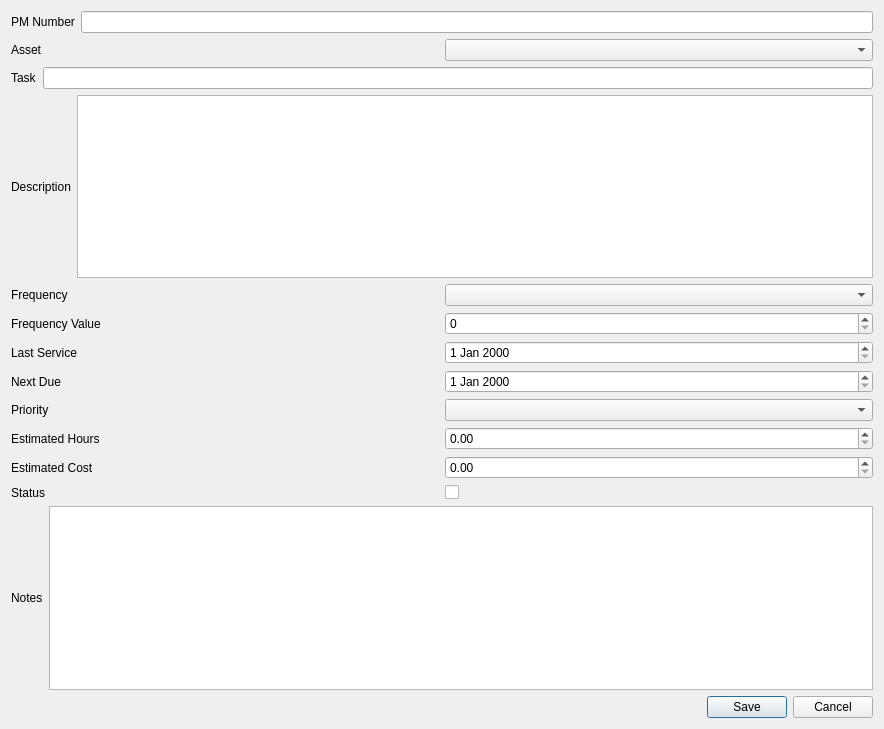
<?xml version="1.0" encoding="UTF-8"?>
<ui version="4.0">
 <class>AddPMDialog</class>
 <widget class="QDialog" name="AddPMDialog">
  <property name="geometry">
   <rect>
    <x>0</x>
    <y>0</y>
    <width>884</width>
    <height>729</height>
   </rect>
  </property>
  <property name="windowTitle">
   <string>Preventive Maintenance</string>
  </property>
  <layout class="QVBoxLayout" name="verticalLayout">
   <item>
    <layout class="QHBoxLayout" name="horizontalLayout">
     <item>
      <widget class="QLabel" name="lblPMNumber">
       <property name="text">
        <string>PM Number</string>
       </property>
      </widget>
     </item>
     <item>
      <widget class="QLineEdit" name="txtPMNumber">
       <property name="readOnly">
        <bool>true</bool>
       </property>
      </widget>
     </item>
    </layout>
   </item>
   <item>
    <layout class="QHBoxLayout" name="horizontalLayout_2">
     <item>
      <widget class="QLabel" name="lblAsset">
       <property name="text">
        <string>Asset</string>
       </property>
      </widget>
     </item>
     <item>
      <widget class="QComboBox" name="cmbAsset"/>
     </item>
    </layout>
   </item>
   <item>
    <layout class="QHBoxLayout" name="horizontalLayout_3">
     <item>
      <widget class="QLabel" name="lblTask">
       <property name="text">
        <string>Task</string>
       </property>
      </widget>
     </item>
     <item>
      <widget class="QLineEdit" name="txtTask"/>
     </item>
    </layout>
   </item>
   <item>
    <layout class="QHBoxLayout" name="horizontalLayout_4">
     <item>
      <widget class="QLabel" name="lblDescription">
       <property name="text">
        <string>Description</string>
       </property>
      </widget>
     </item>
     <item>
      <widget class="QTextEdit" name="teDescription"/>
     </item>
    </layout>
   </item>
   <item>
    <layout class="QHBoxLayout" name="horizontalLayout_5">
     <item>
      <widget class="QLabel" name="lblFrequency">
       <property name="text">
        <string>Frequency</string>
       </property>
      </widget>
     </item>
     <item>
      <widget class="QComboBox" name="cmbFrequency"/>
     </item>
    </layout>
   </item>
   <item>
    <layout class="QHBoxLayout" name="horizontalLayout_6">
     <item>
      <widget class="QLabel" name="lblFrequencyValue">
       <property name="text">
        <string>Frequency Value</string>
       </property>
      </widget>
     </item>
     <item>
      <widget class="QSpinBox" name="spnFrequencyValue"/>
     </item>
    </layout>
   </item>
   <item>
    <layout class="QHBoxLayout" name="horizontalLayout_7">
     <item>
      <widget class="QLabel" name="lblLastService">
       <property name="text">
        <string>Last Service</string>
       </property>
      </widget>
     </item>
     <item>
      <widget class="QDateEdit" name="dtLastService"/>
     </item>
    </layout>
   </item>
   <item>
    <layout class="QHBoxLayout" name="horizontalLayout_8">
     <item>
      <widget class="QLabel" name="lblNextDue">
       <property name="text">
        <string>Next Due</string>
       </property>
      </widget>
     </item>
     <item>
      <widget class="QDateEdit" name="dtNextDue"/>
     </item>
    </layout>
   </item>
   <item>
    <layout class="QHBoxLayout" name="horizontalLayout_9">
     <item>
      <widget class="QLabel" name="lblPriority">
       <property name="text">
        <string>Priority</string>
       </property>
      </widget>
     </item>
     <item>
      <widget class="QComboBox" name="cmbPriority"/>
     </item>
    </layout>
   </item>
   <item>
    <layout class="QHBoxLayout" name="horizontalLayout_10">
     <item>
      <widget class="QLabel" name="lblEstimatedHours">
       <property name="text">
        <string>Estimated Hours</string>
       </property>
      </widget>
     </item>
     <item>
      <widget class="QDoubleSpinBox" name="dsbEstimatedHours"/>
     </item>
    </layout>
   </item>
   <item>
    <layout class="QHBoxLayout" name="horizontalLayout_11">
     <item>
      <widget class="QLabel" name="ldlEstimatedCost">
       <property name="text">
        <string>Estimated Cost</string>
       </property>
      </widget>
     </item>
     <item>
      <widget class="QDoubleSpinBox" name="dsbEstimatedCost"/>
     </item>
    </layout>
   </item>
   <item>
    <layout class="QHBoxLayout" name="horizontalLayout_12">
     <item>
      <widget class="QLabel" name="labStautus">
       <property name="text">
        <string>Status</string>
       </property>
      </widget>
     </item>
     <item>
      <widget class="QCheckBox" name="chkActive">
       <property name="text">
        <string/>
       </property>
      </widget>
     </item>
    </layout>
   </item>
   <item>
    <layout class="QHBoxLayout" name="horizontalLayout_13">
     <item>
      <widget class="QLabel" name="lblNotes">
       <property name="text">
        <string>Notes</string>
       </property>
      </widget>
     </item>
     <item>
      <widget class="QTextEdit" name="teNotes"/>
     </item>
    </layout>
   </item>
   <item>
    <widget class="QDialogButtonBox" name="buttonBox">
     <property name="orientation">
      <enum>Qt::Orientation::Horizontal</enum>
     </property>
     <property name="standardButtons">
      <set>QDialogButtonBox::StandardButton::Cancel|QDialogButtonBox::StandardButton::Save</set>
     </property>
    </widget>
   </item>
  </layout>
 </widget>
 <resources/>
 <connections>
  <connection>
   <sender>buttonBox</sender>
   <signal>accepted()</signal>
   <receiver>AddPMDialog</receiver>
   <slot>accept()</slot>
   <hints>
    <hint type="sourcelabel">
     <x>248</x>
     <y>254</y>
    </hint>
    <hint type="destinationlabel">
     <x>157</x>
     <y>274</y>
    </hint>
   </hints>
  </connection>
  <connection>
   <sender>buttonBox</sender>
   <signal>rejected()</signal>
   <receiver>AddPMDialog</receiver>
   <slot>reject()</slot>
   <hints>
    <hint type="sourcelabel">
     <x>316</x>
     <y>260</y>
    </hint>
    <hint type="destinationlabel">
     <x>286</x>
     <y>274</y>
    </hint>
   </hints>
  </connection>
 </connections>
</ui>
